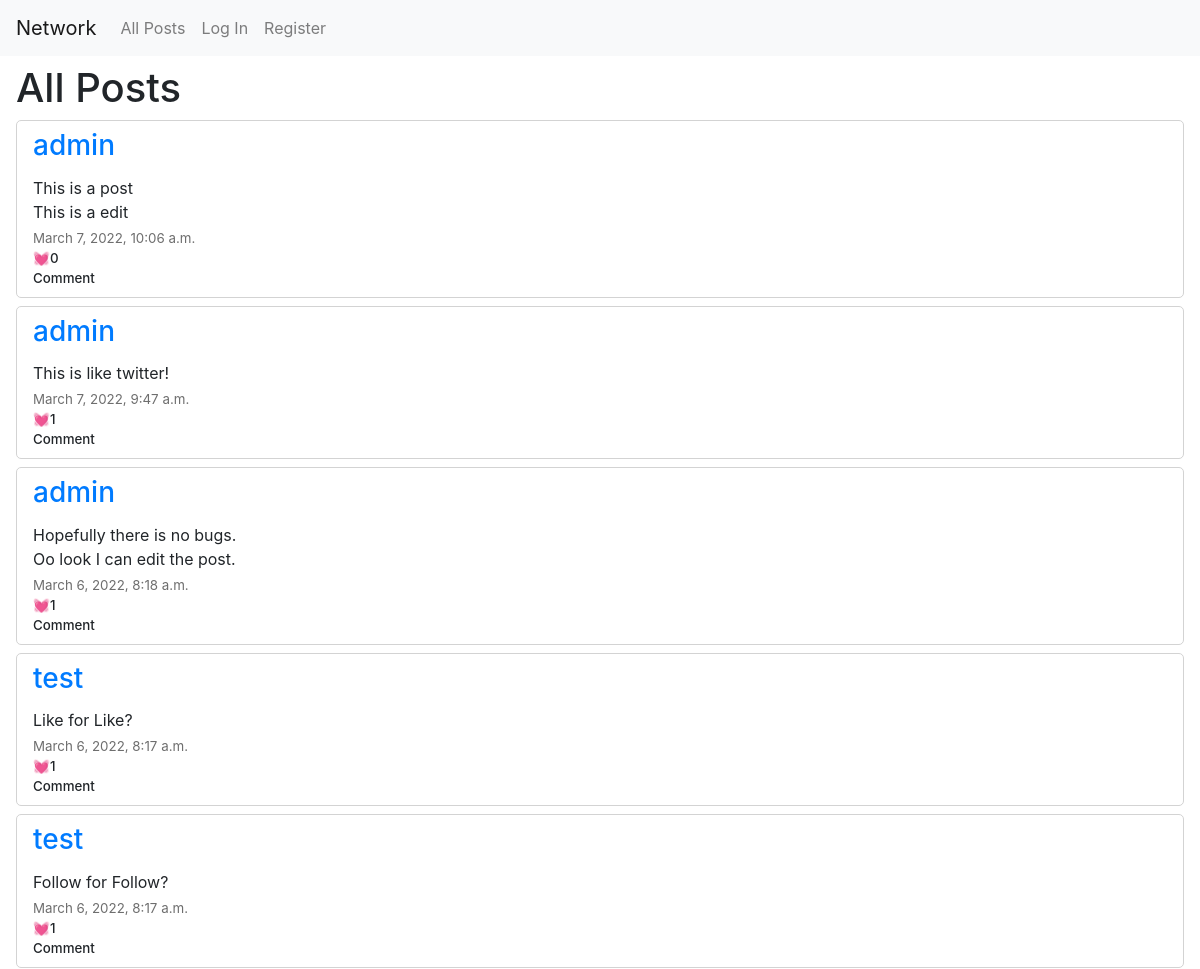
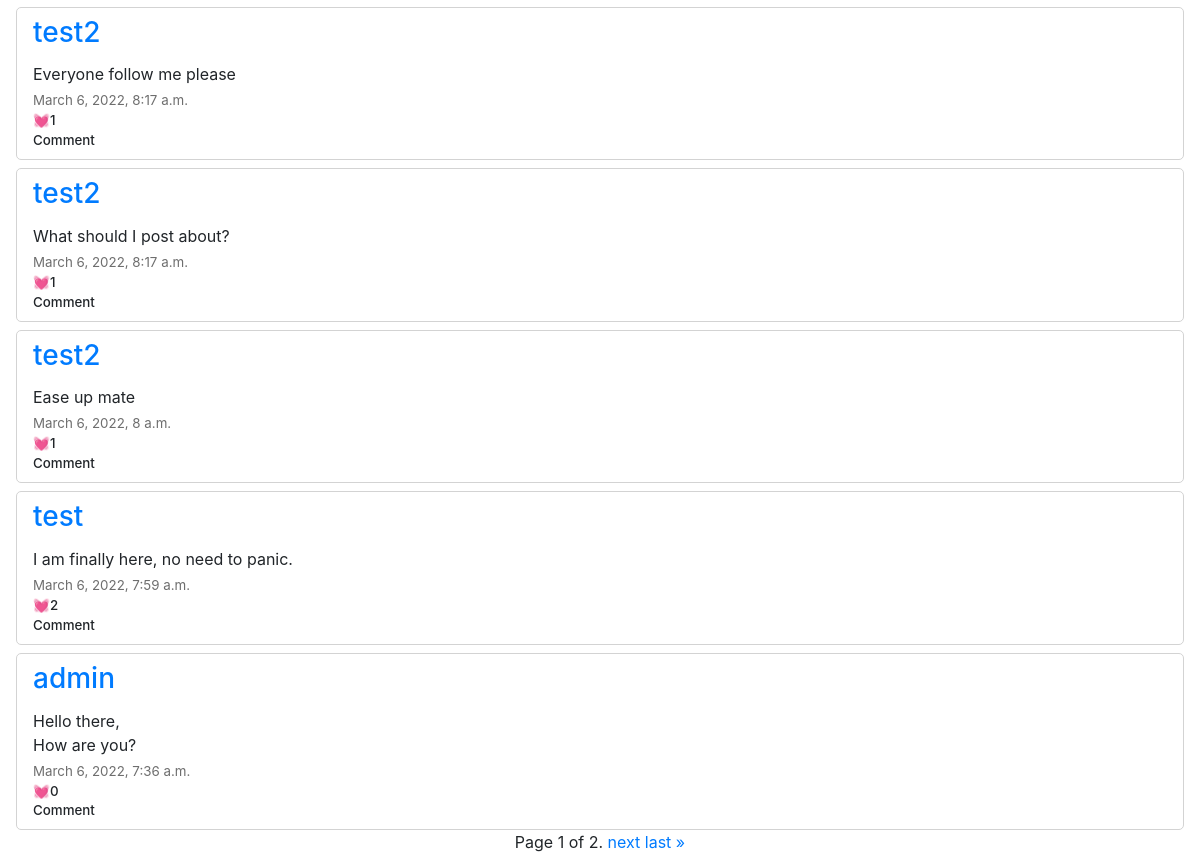
The page / on the database its author committed (2 pictures, top to bottom).
### network/models.py (models this page shows, shortened)
class Post(models.Model):
    user = models.ForeignKey("User", on_delete=models.CASCADE, related_name="posts")
    body = models.TextField(blank=True)
    timestamp = models.DateTimeField(auto_now_add=True)
    likes = models.ManyToManyField(User)

class User(AbstractUser):
    def __str__(self):
        return f"ID:{self.id} - {self.username} | {self.email}"

### network/views.py (the view)
# urls.py: path("", views.index, name="index"),
def index(request):
    posts = Post.objects.all().order_by("-timestamp").all()
    pages = Paginator(posts, 10)
    page_number = request.GET.get('page')
    page_obj = pages.get_page(page_number)
    return render(request, "network/index.html", {
        "page_obj": page_obj,
    })

### network/templates/network/index.html (shortened to what this page needs)
{% extends "network/layout.html" %}
{% load static %}
{% block body %}
<div id="heading">
<h1>All Posts</h1>
</div>
<div id="posts">
    {% for post in page_obj %}
    <div id="{{ post.id  }}" class="post">
        <div class="postName"><a href="{% url 'profile' post.user.username %}"><h3>{{ post.user.username }}</h3></a></div>
        <div class="postText">{{ post.body }}</div>
        <div class="postTimestamp">{{ post.timestamp }}</div>
        <div class="postLikes"><span class="like">{% if user in post.likes.all %}&#128148;{% else %}&#128147;{% endif %}</span><div class="likes">{{ post.likes.count }}</div></div>
        <div class="postComment">Comment</div>
    </div>
    {% endfor %}
</div>
<div class="pagination">
    <span class="step-links">
        <span class="current">
            Page {{ page_obj.number }} of {{ page_obj.paginator.num_pages }}.
        </span>
        {% if page_obj.has_next %}
            <a href="?page={{ page_obj.next_page_number }}">next</a>
            <a href="?page={{ page_obj.paginator.num_pages }}">last &raquo;</a>
        {% endif %}
    </span>
</div>
{% endblock %}

### network/static/network/styles.css (style rules this page uses)
.pagination { justify-content: center; }
.post { display: flex; flex-direction: column; border: 1px solid lightgray; border-radius: 5px; padding: 0.5rem 1rem; margin-top: 0.5rem; }
.postEdit, .like, .postComment { cursor: pointer; }
.postEdit, .postComment, .postLikes { font-size: smaller; font-weight: 500; }
.postTimestamp { font-size: smaller; color: rgb(110, 110, 110); }
.likes { display: inline-block; }
.postText { margin-top: 5px; margin-bottom: 5px; white-space: pre-line; }

### rows shown on the page
Post: user.username "admin", body "This is a post This is a edit", timestamp "March 7, 2022, 10:06 a.m.", likes.count "0"
Post: user.username "admin", body "This is like twitter!", timestamp "March 7, 2022, 9:47 a.m.", likes.count "1"
Post: user.username "admin", body "Hopefully there is no bugs. Oo look I can edit the post.", timestamp "March 6, 2022, 8:18 a.m.", likes.count "1"
Post: user.username "test", body "Like for Like?", timestamp "March 6, 2022, 8:17 a.m.", likes.count "1"
Post: user.username "test", body "Follow for Follow?", timestamp "March 6, 2022, 8:17 a.m.", likes.count "1"
Post: user.username "test2", body "Everyone follow me please", timestamp "March 6, 2022, 8:17 a.m.", likes.count "1"
Post: user.username "test2", body "What should I post about?", timestamp "March 6, 2022, 8:17 a.m.", likes.count "1"
Post: user.username "test2", body "Ease up mate", timestamp "March 6, 2022, 8 a.m.", likes.count "1"
Post: user.username "test", body "I am finally here, no need to panic.", timestamp "March 6, 2022, 7:59 a.m.", likes.count "2"
Post: user.username "admin", body "Hello there, How are you?", timestamp "March 6, 2022, 7:36 a.m.", likes.count "0"

### other values the page prints
{{ page_obj.number }} "1"
{{ page_obj.paginator.num_pages }} "2"
